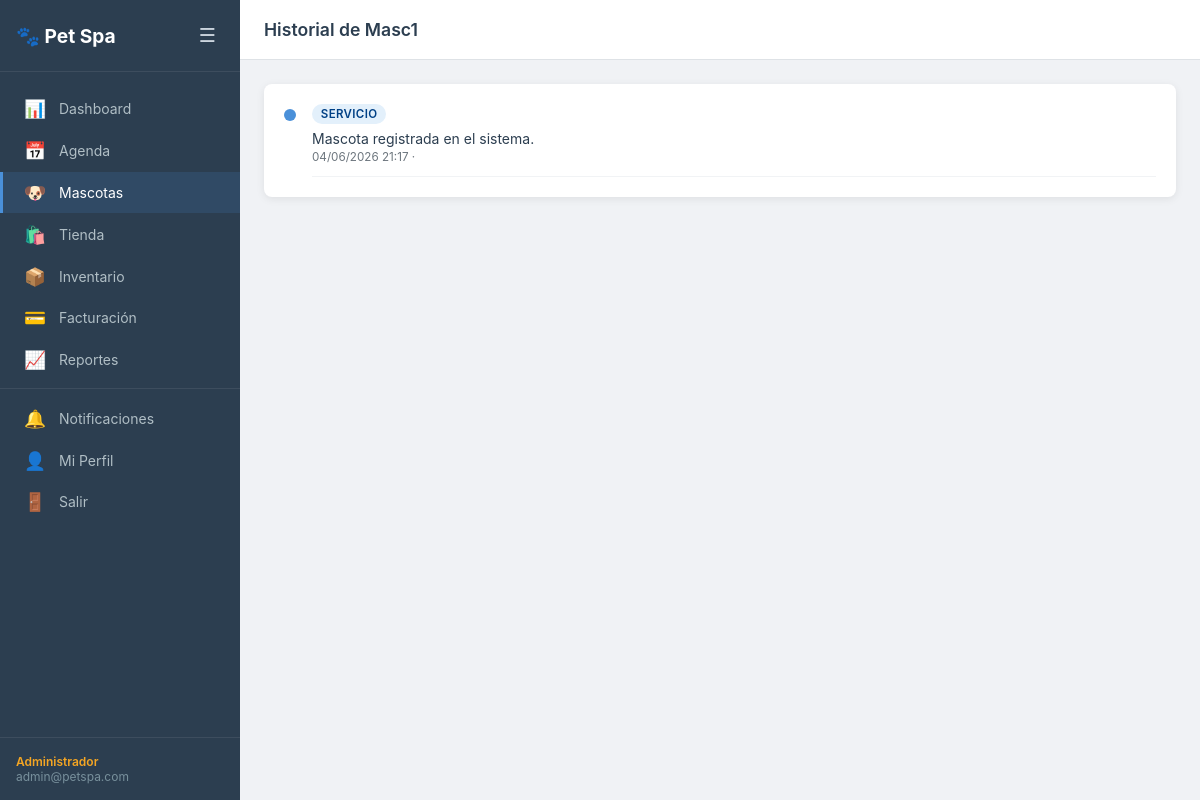
The page /mascotas/2/historial/ (signed in) on the database its author committed.
### apps/usuarios/models.py (models this page shows, shortened)
class Usuario(AbstractUser):
    rol                = models.ForeignKey(Rol, on_delete=models.SET_NULL, null=True, blank=True)
    telefono           = models.CharField(max_length=20, blank=True)
    email              = models.EmailField(unique=True)
    email_verificado   = models.BooleanField(default=False)
    token_activacion   = models.CharField(max_length=64, blank=True)
    token_expiracion   = models.DateTimeField(null=True, blank=True)
    intentos_fallidos  = models.IntegerField(default=0)
    bloqueado_hasta    = models.DateTimeField(null=True, blank=True)
    two_factor_secret  = models.CharField(max_length=32, blank=True)
    two_factor_activo  = models.BooleanField(default=False)
    ultimo_acceso      = models.DateTimeField(null=True, blank=True)
    USERNAME_FIELD = 'email'
    REQUIRED_FIELDS = ['username']
    class Meta:
        verbose_name = 'Usuario'
        verbose_name_plural = 'Usuarios'

class Rol(models.Model):
    NOMBRES = [
        ('admin', 'Administrador'),
        ('recepcion', 'Recepción'),
        ('groomer', 'Groomer'),
        ('cliente', 'Cliente'),
    ]
    nombre      = models.CharField(max_length=50, unique=True, choices=NOMBRES)
    descripcion = models.TextField(blank=True)
    def __str__(self):
        return self.get_nombre_display()

### apps/mascotas/models.py (models this page shows, shortened)
class Mascota(models.Model):
    TAMANIO = [
        ('pequeno', 'Pequeño'),
        ('mediano', 'Mediano'),
        ('grande', 'Grande'),
        ('gigante', 'Gigante'),
    ]
    TEMPERAMENTO = [
        ('tranquilo', 'Tranquilo'),
        ('nervioso', 'Nervioso'),
        ('agresivo', 'Agresivo'),
        ('inquieto', 'Inquieto'),
    ]
    duenos           = models.ManyToManyField(Cliente, through='MascotaDueno', related_name='mascotas')
    nombre           = models.CharField(max_length=100)
    especie          = models.CharField(max_length=50)
    raza             = models.CharField(max_length=100)
    tamanio          = models.CharField(max_length=20, choices=TAMANIO)
    fecha_nacimiento = models.DateField()
    alergias         = models.TextField(blank=True)
    temperamento     = models.CharField(max_length=20, choices=TEMPERAMENTO, default='tranquilo')
    peso_kg          = models.DecimalField(max_digits=5, decimal_places=2, default=0)
    restricciones    = models.TextField(blank=True)
    foto_perfil      = models.ImageField(upload_to='mascotas/perfil/', blank=True)
    activa           = models.BooleanField(default=True)
    creado_en        = models.DateTimeField(auto_now_add=True)

class HistorialMascota(models.Model):
    TIPO = [
        ('servicio', 'Servicio'),
        ('recomendacion', 'Recomendación'),
        ('alerta', 'Alerta'),
        ('cancelacion', 'Cancelación'),
        ('vacuna', 'Vacuna'),
    ]
    mascota     = models.ForeignKey(Mascota, on_delete=models.CASCADE, related_name='historial')
    tipo_evento = models.CharField(max_length=30, choices=TIPO)
    descripcion = models.TextField()
    fecha       = models.DateTimeField(auto_now_add=True)
    creado_por  = models.ForeignKey(Usuario, on_delete=models.SET_NULL, null=True, blank=True)
    class Meta:
        ordering = ['-fecha']

### apps/mascotas/views.py (the view)
# urls.py: path('<int:pk>/historial/', views.historial_mascota, name='historial'),
@login_requerido
def historial_mascota(request, pk):
    mascota  = get_object_or_404(Mascota, pk=pk, activa=True)
    historial = mascota.historial.all()
    return render(request, 'mascotas/historial.html', {'mascota': mascota, 'historial': historial})

### templates/mascotas/historial.html (shortened to what this page needs)
{% extends 'base.html' %}
{% block page_title %}Historial de {{ mascota.nombre }}{% endblock %}
{% block content %}
<div class="card">
  <div class="card-body">
    {% if historial %}
    <div class="historial-timeline">
      {% for evento in historial %}
      <div class="historial-item">
        <div class="historial-dot tipo-{{ evento.tipo_evento }}"></div>
        <div class="historial-content">
          <span class="historial-tipo badge badge-{{ evento.tipo_evento }}">{{ evento.get_tipo_evento_display }}</span>
          <p>{{ evento.descripcion }}</p>
          <small class="text-muted">{{ evento.fecha|date:"d/m/Y H:i" }}{% if evento.creado_por %} · {{ evento.creado_por.get_full_name }}{% endif %}</small>
        </div>
      </div>
      {% endfor %}
    </div>
    {% else %}
    <p class="text-muted">Sin eventos en el historial.</p>
    {% endif %}
  </div>
</div>
{% endblock %}

### templates/base.html (shortened to what this page needs)
{% load static %}
<!DOCTYPE html>
<html lang="es">
<head>
  <link rel="stylesheet" href="{% static 'css/base.css' %}">
</head>
<body>
<div class="layout">
  <aside class="sidebar" id="sidebar">
    <div class="sidebar-header">
      <span class="logo">🐾 Pet Spa</span>
      <button class="sidebar-toggle" onclick="toggleSidebar()">☰</button>
    </div>
    <nav class="sidebar-nav">
      <a href="{% url 'dashboard:inicio' %}" class="nav-item {% if request.resolver_match.namespace == 'dashboard' %}active{% endif %}">
        <span class="nav-icon">📊</span><span class="nav-label">Dashboard</span>
      </a>
      {% if user.rol.nombre != 'cliente' %}
      <a href="{% url 'agenda:calendario' %}" class="nav-item {% if request.resolver_match.namespace == 'agenda' %}active{% endif %}">
        <span class="nav-icon">📅</span><span class="nav-label">Agenda</span>
      </a>
      {% endif %}
      <a href="{% url 'mascotas:lista' %}" class="nav-item {% if request.resolver_match.namespace == 'mascotas' %}active{% endif %}">
        <span class="nav-icon">🐶</span><span class="nav-label">Mascotas</span>
      </a>
      <a href="{% url 'tienda:catalogo' %}" class="nav-item {% if request.resolver_match.namespace == 'tienda' %}active{% endif %}">
        <span class="nav-icon">🛍️</span><span class="nav-label">Tienda</span>
      </a>
      {% if user.rol.nombre in 'admin,recepcion' %}
      <a href="{% url 'inventario:lista' %}" class="nav-item {% if request.resolver_match.namespace == 'inventario' %}active{% endif %}">
        <span class="nav-icon">📦</span><span class="nav-label">Inventario</span>
      </a>
      <a href="{% url 'facturacion:lista' %}" class="nav-item {% if request.resolver_match.namespace == 'facturacion' %}active{% endif %}">
        <span class="nav-icon">💳</span><span class="nav-label">Facturación</span>
      </a>
      {% endif %}
      {% if user.rol.nombre == 'admin' %}
      <a href="{% url 'dashboard:ocupacion' %}" class="nav-item">
        <span class="nav-icon">📈</span><span class="nav-label">Reportes</span>
      </a>
      {% endif %}
      <div class="nav-divider"></div>
      <a href="{% url 'notificaciones:lista' %}" class="nav-item">
        <span class="nav-icon">🔔</span><span class="nav-label">Notificaciones</span>
      </a>
      <a href="{% url 'usuarios:perfil' %}" class="nav-item">
        <span class="nav-icon">👤</span><span class="nav-label">Mi Perfil</span>
      </a>
      <a href="{% url 'usuarios:logout' %}" class="nav-item nav-logout">
        <span class="nav-icon">🚪</span><span class="nav-label">Salir</span>
      </a>
    </nav>
    <div class="sidebar-footer">
      <span class="user-rol">{{ user.rol }}</span>
      <span class="user-email">{{ user.email }}</span>
    </div>
  </aside>
  <main class="main-content">
    <header class="topbar">
      <h1 class="page-title">{% block page_title %}{% endblock %}</h1>
    </header>
    <div class="content-body">
      {% block content %}{% endblock %}
    </div>
  </main>
</div>
</body>
</html>

### static/css/base.css (style rules this page uses)
:root { --primary: #4A90D9; --primary-dk: #3070b3; --secondary: #F5A623; --success: #28a745; --danger: #dc3545; --warning: #ffc107; --info: #17a2b8; --dark: #2C3E50; --gray: #6c757d; --light: #f8f9fa; --border: #dee2e6; --sidebar-w: 240px; --topbar-h: 60px; --radius: 8px; --shadow: 0 2px 8px rgba(0,0,0,.08); --shadow-md: 0 4px 16px rgba(0,0,0,.12); }
*, *::before, *::after { box-sizing: border-box; margin: 0; padding: 0; }
body { font-family: -apple-system, BlinkMacSystemFont, 'Segoe UI', Roboto, sans-serif; font-size: 14px; color: var(--dark); background: #f0f2f5; min-height: 100vh; }
a { color: var(--primary); text-decoration: none; }
.layout { display: flex; min-height: 100vh; }
.sidebar { width: var(--sidebar-w); background: var(--dark); color: #cdd6df; display: flex; flex-direction: column; position: fixed; top: 0; left: 0; bottom: 0; z-index: 100; transition: transform .25s; }
.sidebar-header { display: flex; align-items: center; justify-content: space-between; padding: 1.25rem 1rem; border-bottom: 1px solid rgba(255,255,255,.08); }
.logo { font-size: 1.2rem; font-weight: 700; color: #fff; }
.sidebar-toggle, .menu-btn { background: none; border: none; color: #cdd6df; font-size: 1.2rem; cursor: pointer; padding: .25rem .5rem; }
.sidebar-nav { flex: 1; padding: 1rem 0; overflow-y: auto; }
.nav-item { display: flex; align-items: center; gap: .75rem; padding: .65rem 1.25rem; color: #b0bec5; transition: background .15s, color .15s; border-left: 3px solid transparent; }
.nav-item.active { background: rgba(74,144,217,.15); color: #fff; border-left-color: var(--primary); }
.nav-icon { font-size: 1.1rem; width: 24px; text-align: center; }
.nav-divider { height: 1px; background: rgba(255,255,255,.08); margin: .5rem 0; }
.sidebar-footer { padding: 1rem; border-top: 1px solid rgba(255,255,255,.08); font-size: .75rem; }
.user-rol { display: block; color: var(--secondary); font-weight: 600; }
.user-email { display: block; color: #78909c; white-space: nowrap; overflow: hidden; text-overflow: ellipsis; }
.main-content { margin-left: var(--sidebar-w); flex: 1; display: flex; flex-direction: column; min-height: 100vh; }
.topbar { height: var(--topbar-h); background: #fff; border-bottom: 1px solid var(--border); display: flex; align-items: center; padding: 0 1.5rem; gap: 1rem; position: sticky; top: 0; z-index: 50; }
.page-title { flex: 1; font-size: 1.1rem; font-weight: 600; }
.content-body { padding: 1.5rem; }
.card { background: #fff; border-radius: var(--radius); box-shadow: var(--shadow); overflow: hidden; }
.card-body { padding: 1.25rem; }
.badge { display: inline-block; padding: .2rem .55rem; border-radius: 20px; font-size: .72rem; font-weight: 600; text-transform: uppercase; letter-spacing: .03em; }
.badge-servicio { background: #e3f0fb; color: #004085; }
.historial-timeline { display: flex; flex-direction: column; gap: .75rem; }
.historial-item { display: flex; gap: 1rem; align-items: flex-start; }
.historial-dot { width: 12px; height: 12px; border-radius: 50%; background: var(--primary); margin-top: .3rem; flex-shrink: 0; }
.historial-content { flex: 1; padding-bottom: .75rem; border-bottom: 1px solid #f1f3f5; }
.historial-tipo { margin-bottom: .35rem; display: inline-block; }
.text-muted { color: var(--gray); }

### rows shown on the page
Usuario: rol "Administrador", email "admin@petspa.com"
Mascota: nombre "Masc1"
HistorialMascota: tipo_evento "SERVICIO", descripcion "Mascota registrada en el sistema.", fecha "04/06/2026 21:17"
